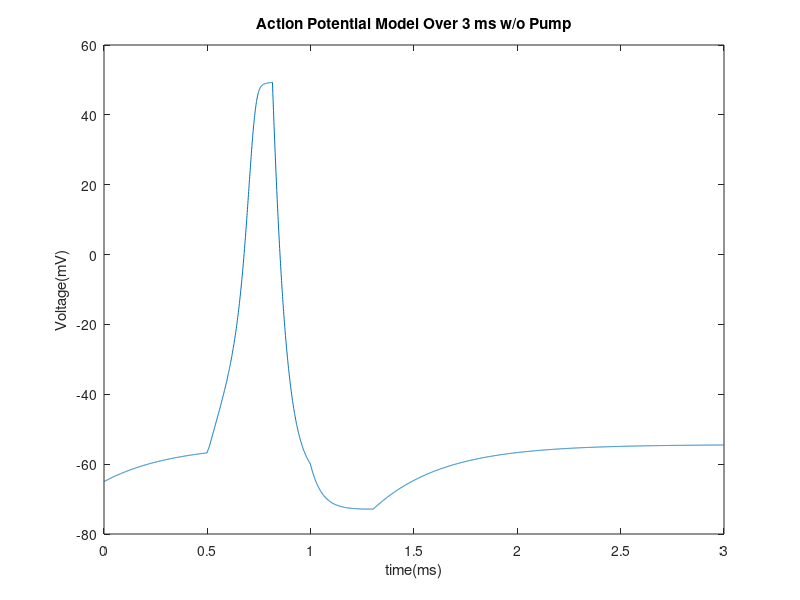
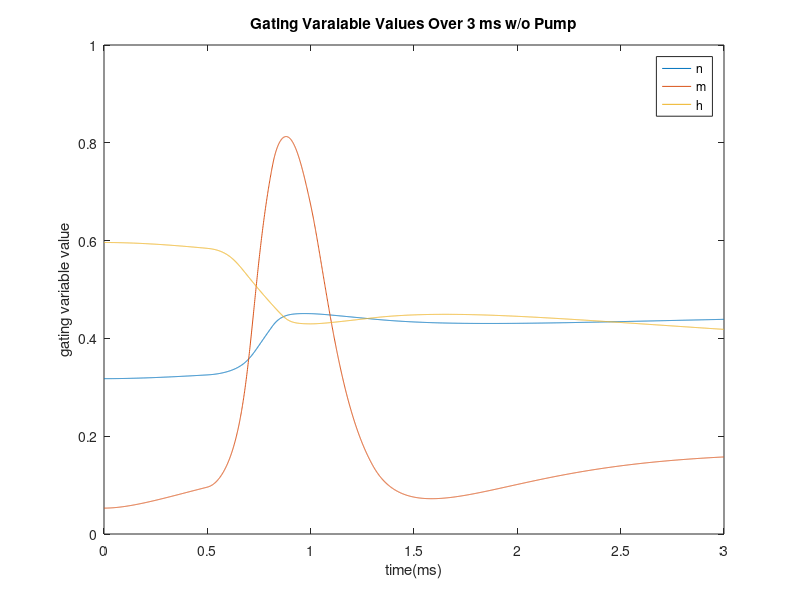

Source code (MATLAB) for these figures, in order:
%Constants
capitance = 0.1; % microfarads per centimeter squared
applied_current = 0; %nanoampheres

sodium_displacement = 50; % displacement from the equilibrium  ...
                          % potential in milllivolts
potassium_displacement = -77; % displacement from the equilibrium ...
                              % potential in milllivolts
leakage_displacement = -54.4; % displacement from the equilibrium ...
                               % potential in milllivolts

sodium_conductance = 120; % maximum conductance in millisiemens per ...
                          % centimeters squared
potassium_conductance = 36; % maximum conductance in millisiemens per ...
                            % centimeters squared
leakage_conductance = 0.3; % maximum conductance in millisiemens per ...
                           % centimeters squared
depolorization = 0; %bool used in conditionals 

hyperpolorization = 1; %bool used in conditionals

Na_K_threshold = 49.3; %voltage level where sodium gates close and 
                       %potassium gates open mV
                       
I = 15; %amount which will be applied to the simulation nA

Na_act = -55; %voltage level sodium gates open initially mV

time = 3; % milliseconds
delta_time = .001; % milliseconds
number_iterations = time/delta_time;
time_array = zeros(1, number_iterations); % time array
time_curr = .5; %time where current is applied ms
curr_duratoion = .5; %duration of applied current ms

an = @(voltage) (0.01 * (voltage + 55))/(1 - exp(-(voltage + 55) / 10));
     % n-gate opening rate constant in meters per second
am = @(voltage) (0.1 * (voltage + 40))/(1 - exp(-(voltage + 40) / 10));
     % m-gate opening rate constant in meters per second
ah = @(voltage) (0.07 * exp(-(voltage + 65) / 20));
     % h-gate opening rate constant in meters per second
bn = @(voltage) (0.125 * exp(-(voltage + 65) / 80));
     % n-gate closing rate constant in meters per second
bm = @(voltage) (4 * exp(-(voltage + 65) / 18));
     % m-gate closing rate constant in meters per second
bh = @(voltage) (1 / (exp(-(voltage + 35) / 10) + 1));
     % h-gate closing rate constant in meters per second

sodium_channel_current = @(voltage, n, m, h) (sodium_conductance * m^3 * ...
    h * (voltage - sodium_displacement)); %nanoampheres
potassium_channel_current = @(voltage, n, m, h) (potassium_conductance * ...
    n^4 * (voltage - potassium_displacement)); %nanoampheres
leakage_current = @(voltage, n, m, h) (leakage_conductance * ...
	(voltage - leakage_displacement)); %nanoampheres

%Differential equation for voltage with no potassium current
dvdt = @(voltage, I, n, m, h) (((1 / capitance) * ...
     (I - (sodium_channel_current(voltage, n, m, h) + ...
     leakage_current(voltage, n, m, h)))));
 
%Differential equation for voltage with no sodium current
dvdt2 = @(voltage, I, n, m, h) (((1 / capitance) * ...
     (I - (potassium_channel_current(voltage, n, m, h) + ...
     leakage_current(voltage, n, m, h)))));
%Differential equation for voltage with no potassium current 
 dvdt3 = @(voltage, I, n, m, h) (((1 / capitance) * ...
     (I - (leakage_current(voltage, n, m, h)))));
 

dndt = @(voltage, n, m, h) ((an(voltage) * (1 - n) - bn(voltage) * n));
dmdt = @(voltage, n, m, h) ((am(voltage) * (1 - m) - bm(voltage) * m));
dhdt = @(voltage, n, m, h) ((ah(voltage) * (1 - h) - bh(voltage) * h));
   
% initial values
V = zeros(1, number_iterations); % initialized voltage array
V(1) = -65; % initial voltage in millivolts
n = zeros(1, number_iterations); % initialized n array
n(1) = an(V(1)) / (an(V(1)) + bn(V(1))); % initial n-value
m = zeros(1, number_iterations); % initialized m array
m(1) = am(V(1)) / (am(V(1)) + bm(V(1))); % initial m-value
h = zeros(1, number_iterations); % initialized h array
h(1) = ah(V(1)) / (ah(V(1)) + bh(V(1))); % initial h-value
       


for i = 2:number_iterations
    time_array(i) = (i - 1) * delta_time;
    
    %checks for the correct time to apply the current to the system
    if i*delta_time == time_curr
         applied_current = I;
     end
    if i*delta_time == time_curr+curr_duratoion
         applied_current = applied_current-I;
    end
    
    %checks if the voltage is abvoe the sodium activation threshold
    if V(i-1) <= Na_act && depolorization == 0
    
        k1 = delta_time * dvdt3(V(i - 1), applied_current, n(i - 1),...
            m(i - 1), h(i - 1));
        n1 = delta_time * dndt(V(i - 1), n(i - 1), m(i - 1), h(i - 1));
        m1 = delta_time * dmdt(V(i - 1), n(i - 1), m(i - 1), h(i - 1)); 
        h1 = delta_time * dhdt(V(i - 1), n(i - 1), m(i - 1), h(i - 1));

        k2 = delta_time * dvdt3(V(i - 1) + (0.5 * k1), applied_current,...
            n(i - 1) + ...
            (0.5 * n1), m(i - 1) + (0.5 * m1), h(i - 1) + (0.5 * h1));
        n2 = delta_time * dndt(V(i - 1) + (0.5 * k1), n(i - 1) + ...
            (0.5 * n1), m(i - 1) + (0.5 * m1), h(i - 1) + (0.5 * h1));
        m2 = delta_time * dmdt(V(i - 1) + (0.5 * k1), n(i - 1) + ...
            (0.5 * n1), m(i - 1) + (0.5 * m1), h(i - 1) + (0.5 * h1));
        h2 = delta_time * dhdt(V(i - 1) + (0.5 * k1), n(i - 1) + ...
            (0.5 * n1), m(i - 1) + (0.5 * m1), h(i - 1) + (0.5 * h1));

        k3 = delta_time * dvdt3(V(i - 1) + (0.5 * k2), applied_current,...
            n(i - 1) + ...
            (0.5 * n2), m(i - 1) + (0.5 * m2), h(i - 1) + (0.5 * h2));
        n3 = delta_time * dndt(V(i - 1) + (0.5 * k2), n(i - 1) + ...
            (0.5 * n2), m(i - 1) + (0.5 * m2), h(i - 1) + (0.5 * h2));
        m3 = delta_time * dmdt(V(i - 1) + (0.5 * k2), n(i - 1) + ...
            (0.5 * n2), m(i - 1) + (0.5 * m2), h(i - 1) + (0.5 * h2));
        h3 = delta_time * dhdt(V(i - 1) + (0.5 * k2), n(i - 1) + ...
            (0.5 * n2), m(i - 1) + (0.5 * m2), h(i - 1) + (0.5 * h2));

        k4 = delta_time * dvdt3(V(i - 1) + k3, applied_current, n(i - 1)...
            + n3, m(i - 1) + m3, ...
            h(i - 1) + h3);
        n4 = delta_time * dndt(V(i - 1) + k3, n(i - 1) + n3, m(i - 1) + m3, ...
            h(i - 1) + h3);
        m4 = delta_time * dmdt(V(i - 1) + k3, n(i - 1) + n3, m(i - 1) + m3, ...
            h(i - 1) + h3);
        h4 = delta_time * dhdt(V(i - 1) + k3, n(i - 1) + n3, m(i - 1) + m3, ...
            h(i - 1) + h3);
        %checks if voltage allows potassium gates to open
    elseif V(i-1) < Na_K_threshold && depolorization == 0

        k1 = delta_time * dvdt(V(i - 1), applied_current, n(i - 1),...
            m(i - 1), h(i - 1));
        n1 = delta_time * dndt(V(i - 1), n(i - 1), m(i - 1), h(i - 1));
        m1 = delta_time * dmdt(V(i - 1), n(i - 1), m(i - 1), h(i - 1)); 
        h1 = delta_time * dhdt(V(i - 1), n(i - 1), m(i - 1), h(i - 1));

        k2 = delta_time * dvdt(V(i - 1) + (0.5 * k1), applied_current,...
            n(i - 1) + ...
            (0.5 * n1), m(i - 1) + (0.5 * m1), h(i - 1) + (0.5 * h1));
        n2 = delta_time * dndt(V(i - 1) + (0.5 * k1), n(i - 1) + ...
            (0.5 * n1), m(i - 1) + (0.5 * m1), h(i - 1) + (0.5 * h1));
        m2 = delta_time * dmdt(V(i - 1) + (0.5 * k1), n(i - 1) + ...
            (0.5 * n1), m(i - 1) + (0.5 * m1), h(i - 1) + (0.5 * h1));
        h2 = delta_time * dhdt(V(i - 1) + (0.5 * k1), n(i - 1) + ...
            (0.5 * n1), m(i - 1) + (0.5 * m1), h(i - 1) + (0.5 * h1));

        k3 = delta_time * dvdt(V(i - 1) + (0.5 * k2), applied_current,...
            n(i - 1) + ...
            (0.5 * n2), m(i - 1) + (0.5 * m2), h(i - 1) + (0.5 * h2));
        n3 = delta_time * dndt(V(i - 1) + (0.5 * k2), n(i - 1) + ...
            (0.5 * n2), m(i - 1) + (0.5 * m2), h(i - 1) + (0.5 * h2));
        m3 = delta_time * dmdt(V(i - 1) + (0.5 * k2), n(i - 1) + ...
            (0.5 * n2), m(i - 1) + (0.5 * m2), h(i - 1) + (0.5 * h2));
        h3 = delta_time * dhdt(V(i - 1) + (0.5 * k2), n(i - 1) + ...
            (0.5 * n2), m(i - 1) + (0.5 * m2), h(i - 1) + (0.5 * h2));

        k4 = delta_time * dvdt(V(i - 1) + k3, applied_current, n(i - 1)...
            + n3, m(i - 1) + m3, ...
            h(i - 1) + h3);
        n4 = delta_time * dndt(V(i - 1) + k3, n(i - 1) + n3, m(i - 1) + m3, ...
            h(i - 1) + h3);
        m4 = delta_time * dmdt(V(i - 1) + k3, n(i - 1) + n3, m(i - 1) + m3, ...
            h(i - 1) + h3);
        h4 = delta_time * dhdt(V(i - 1) + k3, n(i - 1) + n3, m(i - 1) + m3, ...
            h(i - 1) + h3);
        
        %checks and opens potassium gates
    elseif V(i-1) > Na_K_threshold && depolorization == 0 ...
            && hyperpolorization == 1 
        
        depolorization = 1;
        k1 = delta_time * dvdt2(V(i - 1), applied_current, n(i - 1),...
            m(i - 1), h(i - 1));
        n1 = delta_time * dndt(V(i - 1), n(i - 1), m(i - 1), h(i - 1));
        m1 = delta_time * dmdt(V(i - 1), n(i - 1), m(i - 1), h(i - 1)); 
        h1 = delta_time * dhdt(V(i - 1), n(i - 1), m(i - 1), h(i - 1));

        k2 = delta_time * dvdt2(V(i - 1) + (0.5 * k1), applied_current,...
            n(i - 1) + ...
            (0.5 * n1), m(i - 1) + (0.5 * m1), h(i - 1) + (0.5 * h1));
        n2 = delta_time * dndt(V(i - 1) + (0.5 * k1), n(i - 1) + ...
            (0.5 * n1), m(i - 1) + (0.5 * m1), h(i - 1) + (0.5 * h1));
        m2 = delta_time * dmdt(V(i - 1) + (0.5 * k1), n(i - 1) + ...
            (0.5 * n1), m(i - 1) + (0.5 * m1), h(i - 1) + (0.5 * h1));
        h2 = delta_time * dhdt(V(i - 1) + (0.5 * k1), n(i - 1) + ...
            (0.5 * n1), m(i - 1) + (0.5 * m1), h(i - 1) + (0.5 * h1));

        k3 = delta_time * dvdt2(V(i - 1) + (0.5 * k2), applied_current,...
            n(i - 1) + ...
            (0.5 * n2), m(i - 1) + (0.5 * m2), h(i - 1) + (0.5 * h2));
        n3 = delta_time * dndt(V(i - 1) + (0.5 * k2), n(i - 1) + ...
            (0.5 * n2), m(i - 1) + (0.5 * m2), h(i - 1) + (0.5 * h2));
        m3 = delta_time * dmdt(V(i - 1) + (0.5 * k2), n(i - 1) + ...
            (0.5 * n2), m(i - 1) + (0.5 * m2), h(i - 1) + (0.5 * h2));
        h3 = delta_time * dhdt(V(i - 1) + (0.5 * k2), n(i - 1) + ...
            (0.5 * n2), m(i - 1) + (0.5 * m2), h(i - 1) + (0.5 * h2));

        k4 = delta_time * dvdt2(V(i - 1) + k3, applied_current, n(i - 1)...
            + n3, m(i - 1) + m3, ...
            h(i - 1) + h3);
        n4 = delta_time * dndt(V(i - 1) + k3, n(i - 1) + n3, m(i - 1) + m3, ...
            h(i - 1) + h3);
        m4 = delta_time * dmdt(V(i - 1) + k3, n(i - 1) + n3, m(i - 1) + m3, ...
            h(i - 1) + h3);
        h4 = delta_time * dhdt(V(i - 1) + k3, n(i - 1) + n3, m(i - 1) + m3, ...
            h(i - 1) + h3);
        
        %checks to make sure potassium gates remain open
    elseif V(i-1) < Na_K_threshold && depolorization == 1 ...
            && hyperpolorization ==1 && V(i-1) < V(i-2)
        
        k1 = delta_time * dvdt2(V(i - 1), applied_current, n(i - 1),...
            m(i - 1), h(i - 1));
        n1 = delta_time * dndt(V(i - 1), n(i - 1), m(i - 1), h(i - 1));
        m1 = delta_time * dmdt(V(i - 1), n(i - 1), m(i - 1), h(i - 1)); 
        h1 = delta_time * dhdt(V(i - 1), n(i - 1), m(i - 1), h(i - 1));

        k2 = delta_time * dvdt2(V(i - 1) + (0.5 * k1), applied_current,...
            n(i - 1) + ...
            (0.5 * n1), m(i - 1) + (0.5 * m1), h(i - 1) + (0.5 * h1));
        n2 = delta_time * dndt(V(i - 1) + (0.5 * k1), n(i - 1) + ...
            (0.5 * n1), m(i - 1) + (0.5 * m1), h(i - 1) + (0.5 * h1));
        m2 = delta_time * dmdt(V(i - 1) + (0.5 * k1), n(i - 1) + ...
            (0.5 * n1), m(i - 1) + (0.5 * m1), h(i - 1) + (0.5 * h1));
        h2 = delta_time * dhdt(V(i - 1) + (0.5 * k1), n(i - 1) + ...
            (0.5 * n1), m(i - 1) + (0.5 * m1), h(i - 1) + (0.5 * h1));

        k3 = delta_time * dvdt2(V(i - 1) + (0.5 * k2), applied_current,...
            n(i - 1) + ...
            (0.5 * n2), m(i - 1) + (0.5 * m2), h(i - 1) + (0.5 * h2));
        n3 = delta_time * dndt(V(i - 1) + (0.5 * k2), n(i - 1) + ...
            (0.5 * n2), m(i - 1) + (0.5 * m2), h(i - 1) + (0.5 * h2));
        m3 = delta_time * dmdt(V(i - 1) + (0.5 * k2), n(i - 1) + ...
            (0.5 * n2), m(i - 1) + (0.5 * m2), h(i - 1) + (0.5 * h2));
        h3 = delta_time * dhdt(V(i - 1) + (0.5 * k2), n(i - 1) + ...
            (0.5 * n2), m(i - 1) + (0.5 * m2), h(i - 1) + (0.5 * h2));

        k4 = delta_time * dvdt2(V(i - 1) + k3, applied_current, n(i - 1)...
            + n3, m(i - 1) + m3, ...
            h(i - 1) + h3);
        n4 = delta_time * dndt(V(i - 1) + k3, n(i - 1) + n3, m(i - 1) + m3, ...
            h(i - 1) + h3);
        m4 = delta_time * dmdt(V(i - 1) + k3, n(i - 1) + n3, m(i - 1) + m3, ...
            h(i - 1) + h3);
        h4 = delta_time * dhdt(V(i - 1) + k3, n(i - 1) + n3, m(i - 1) + m3, ...
            h(i - 1) + h3);
        
        %checks if hyperpolorization has begun and if potassium gates close
    elseif V(i-1)>V(i-2) && depolorization ==1 && hyperpolorization ==1
        hyperpolorization = 0;
        
        k1 = delta_time * dvdt3(V(i - 1), applied_current, n(i - 1),...
            m(i - 1), h(i - 1));
        n1 = delta_time * dndt(V(i - 1), n(i - 1), m(i - 1), h(i - 1));
        m1 = delta_time * dmdt(V(i - 1), n(i - 1), m(i - 1), h(i - 1)); 
        h1 = delta_time * dhdt(V(i - 1), n(i - 1), m(i - 1), h(i - 1));

        k2 = delta_time * dvdt3(V(i - 1) + (0.5 * k1), applied_current,...
            n(i - 1) + ...
            (0.5 * n1), m(i - 1) + (0.5 * m1), h(i - 1) + (0.5 * h1));
        n2 = delta_time * dndt(V(i - 1) + (0.5 * k1), n(i - 1) + ...
            (0.5 * n1), m(i - 1) + (0.5 * m1), h(i - 1) + (0.5 * h1));
        m2 = delta_time * dmdt(V(i - 1) + (0.5 * k1), n(i - 1) + ...
            (0.5 * n1), m(i - 1) + (0.5 * m1), h(i - 1) + (0.5 * h1));
        h2 = delta_time * dhdt(V(i - 1) + (0.5 * k1), n(i - 1) + ...
            (0.5 * n1), m(i - 1) + (0.5 * m1), h(i - 1) + (0.5 * h1));

        k3 = delta_time * dvdt3(V(i - 1) + (0.5 * k2), applied_current,...
            n(i - 1) + ...
            (0.5 * n2), m(i - 1) + (0.5 * m2), h(i - 1) + (0.5 * h2));
        n3 = delta_time * dndt(V(i - 1) + (0.5 * k2), n(i - 1) + ...
            (0.5 * n2), m(i - 1) + (0.5 * m2), h(i - 1) + (0.5 * h2));
        m3 = delta_time * dmdt(V(i - 1) + (0.5 * k2), n(i - 1) + ...
            (0.5 * n2), m(i - 1) + (0.5 * m2), h(i - 1) + (0.5 * h2));
        h3 = delta_time * dhdt(V(i - 1) + (0.5 * k2), n(i - 1) + ...
            (0.5 * n2), m(i - 1) + (0.5 * m2), h(i - 1) + (0.5 * h2));

        k4 = delta_time * dvdt3(V(i - 1) + k3, applied_current, n(i - 1)...
            + n3, m(i - 1) + m3, ...
            h(i - 1) + h3);
        n4 = delta_time * dndt(V(i - 1) + k3, n(i - 1) + n3, m(i - 1) + m3, ...
            h(i - 1) + h3);
        m4 = delta_time * dmdt(V(i - 1) + k3, n(i - 1) + n3, m(i - 1) + m3, ...
            h(i - 1) + h3);
        h4 = delta_time * dhdt(V(i - 1) + k3, n(i - 1) + n3, m(i - 1) + m3, ...
            h(i - 1) + h3);
        
        %checks if potassium gates remain closed
    elseif V(i-1)>V(i-2) && depolorization == 1 && hyperpolorization == 0
        
        k1 = delta_time * dvdt3(V(i - 1), applied_current, n(i - 1),...
            m(i - 1), h(i - 1));
        n1 = delta_time * dndt(V(i - 1), n(i - 1), m(i - 1), h(i - 1));
        m1 = delta_time * dmdt(V(i - 1), n(i - 1), m(i - 1), h(i - 1)); 
        h1 = delta_time * dhdt(V(i - 1), n(i - 1), m(i - 1), h(i - 1));

        k2 = delta_time * dvdt3(V(i - 1) + (0.5 * k1), applied_current,...
            n(i - 1) + ...
            (0.5 * n1), m(i - 1) + (0.5 * m1), h(i - 1) + (0.5 * h1));
        n2 = delta_time * dndt(V(i - 1) + (0.5 * k1), n(i - 1) + ...
            (0.5 * n1), m(i - 1) + (0.5 * m1), h(i - 1) + (0.5 * h1));
        m2 = delta_time * dmdt(V(i - 1) + (0.5 * k1), n(i - 1) + ...
            (0.5 * n1), m(i - 1) + (0.5 * m1), h(i - 1) + (0.5 * h1));
        h2 = delta_time * dhdt(V(i - 1) + (0.5 * k1), n(i - 1) + ...
            (0.5 * n1), m(i - 1) + (0.5 * m1), h(i - 1) + (0.5 * h1));

        k3 = delta_time * dvdt3(V(i - 1) + (0.5 * k2), applied_current,...
            n(i - 1) + ...
            (0.5 * n2), m(i - 1) + (0.5 * m2), h(i - 1) + (0.5 * h2));
        n3 = delta_time * dndt(V(i - 1) + (0.5 * k2), n(i - 1) + ...
            (0.5 * n2), m(i - 1) + (0.5 * m2), h(i - 1) + (0.5 * h2));
        m3 = delta_time * dmdt(V(i - 1) + (0.5 * k2), n(i - 1) + ...
            (0.5 * n2), m(i - 1) + (0.5 * m2), h(i - 1) + (0.5 * h2));
        h3 = delta_time * dhdt(V(i - 1) + (0.5 * k2), n(i - 1) + ...
            (0.5 * n2), m(i - 1) + (0.5 * m2), h(i - 1) + (0.5 * h2));

        k4 = delta_time * dvdt3(V(i - 1) + k3, applied_current, n(i - 1) + ...
            n3, m(i - 1) + m3, ...
            h(i - 1) + h3);
        n4 = delta_time * dndt(V(i - 1) + k3, n(i - 1) + n3, m(i - 1) + m3, ...
            h(i - 1) + h3);
        m4 = delta_time * dmdt(V(i - 1) + k3, n(i - 1) + n3, m(i - 1) + m3, ...
            h(i - 1) + h3);
        h4 = delta_time * dhdt(V(i - 1) + k3, n(i - 1) + n3, m(i - 1) + m3, ...
            h(i - 1) + h3);
    end

    V(i) = V(i - 1) + 1 / 6 * (k1 + 2 * k2 + 2 * k3 + k4);
    n(i) = n(i - 1) + 1 / 6 * (n1 + 2 * n2 + 2 * n3 + n4);
    m(i) = m(i - 1) + 1 / 6 * (m1 + 2 * m2 + 2 * m3 + m4);
    h(i) = h(i - 1) + 1 / 6 * (h1 + 2 * h2 + 2 * h3 + h4);
end

figure()
plot(time_array, V)
title("Action Potential Model Over 3 ms w/o Pump");
xlabel("time(ms)");
ylabel("Voltage(mV)");

figure()
plot(time_array,n,time_array,m,time_array,h);
title("Gating Varaiable Values Over 3 ms w/o Pump");
xlabel("time(ms)");
ylabel("gating variable value");
legend("n", "m", "h");

